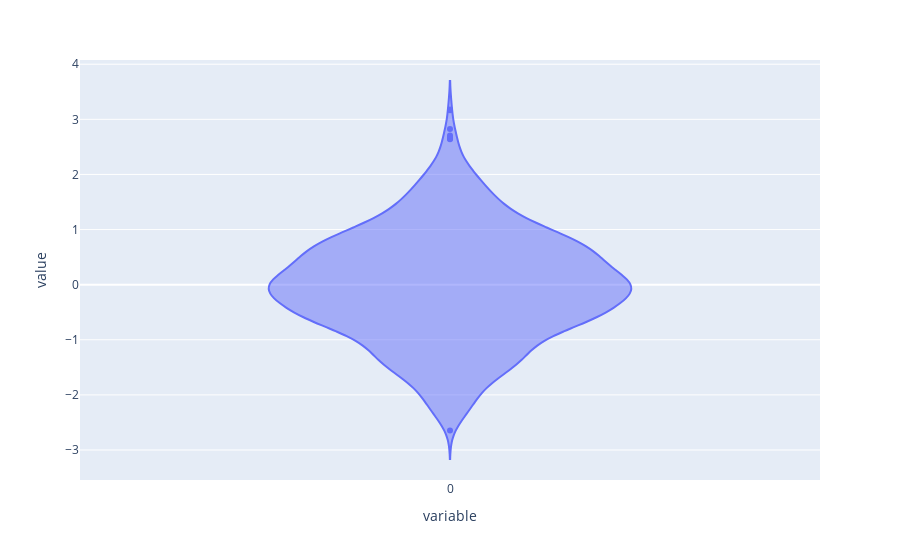

Source (notebook cell):
### Code cell
px.violin(x)

### Figure 1 — Plotly figure (JSON) as saved in the notebook; plotly's stock layout.template omitted (floating-point values rounded to 4 significant figures; data arrays with more than 128 entries replaced by an {"elided": "..."} marker saying what was removed)
{"data": [{"alignmentgroup": "True", "box": {"visible": false}, "hovertemplate": "variable=%{x}<br>value=%{y}<extra></extra>", "legendgroup": "", "marker": {"color": "#636efa"}, "name": "", "offsetgroup": "", "orientation": "v", "scalegroup": "True", "showlegend": false, "type": "violin", "x": {"elided": "1000 str values"}, "x0": " ", "xaxis": "x", "y": {"elided": "1000 float values"}, "y0": " ", "yaxis": "y"}], "layout": {"legend": {"tracegroupgap": 0}, "margin": {"t": 60}, "violinmode": "group", "xaxis": {"anchor": "y", "domain": [0, 1], "title": {"text": "variable"}}, "yaxis": {"anchor": "x", "domain": [0, 1], "title": {"text": "value"}}}}
